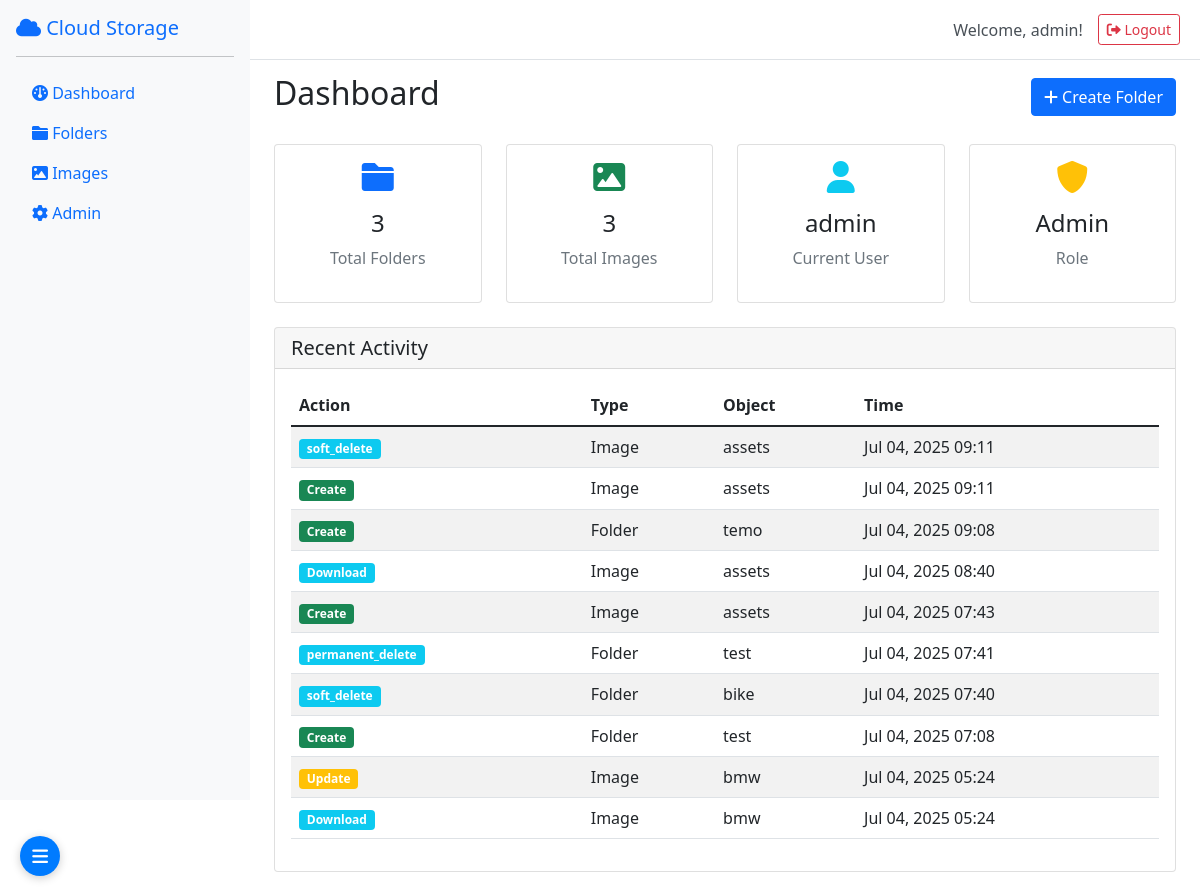
Before: / (signed in) with the older database file.
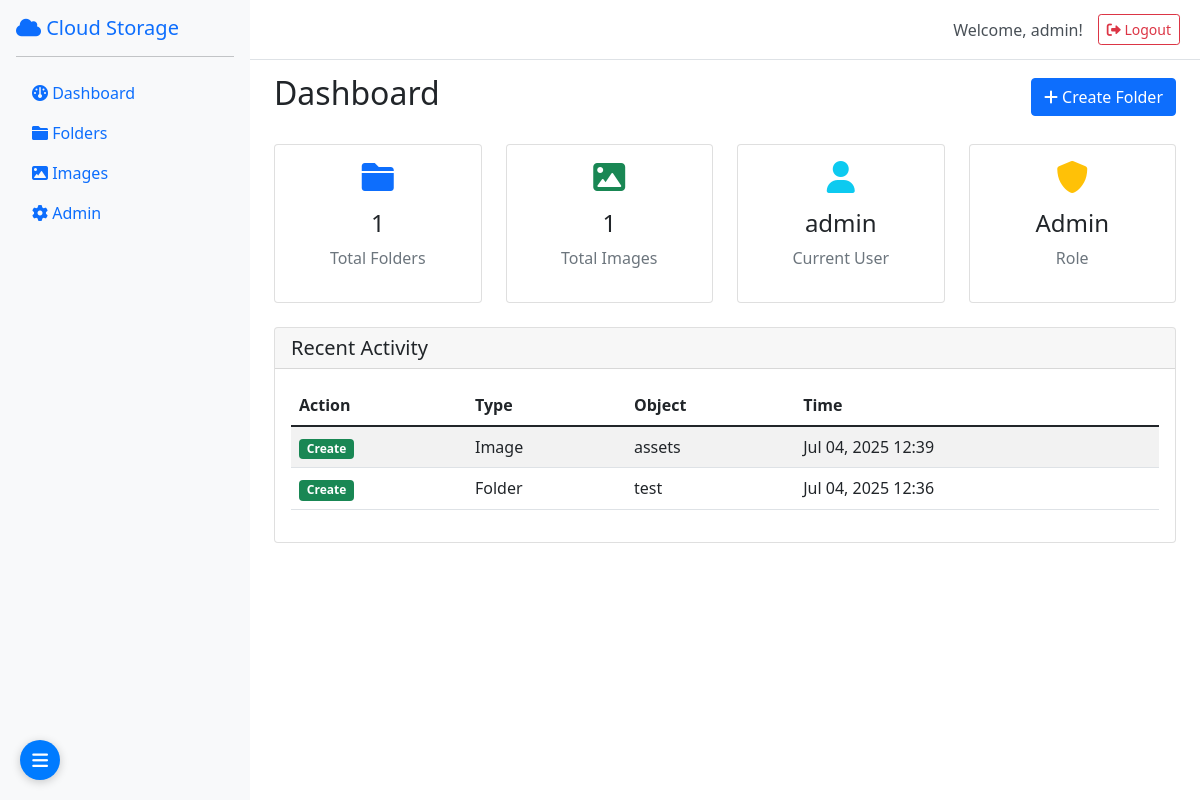
After: the same page with the newer database file.
### storage/models.py (models this page shows, shortened)
class AuditLog(models.Model):
    ACTION_CHOICES = [
        ('create', 'Create'),
        ('read', 'Read'),
        ('update', 'Update'),
        ('delete', 'Delete'),
        ('download', 'Download'),
        ('restore', 'Restore'),
    ]
    user = models.ForeignKey(User, on_delete=models.CASCADE)
    action = models.CharField(max_length=10, choices=ACTION_CHOICES)
    content_type = models.CharField(max_length=50)  # 'folder' or 'image'
    object_id = models.IntegerField()
    object_name = models.CharField(max_length=255)
    timestamp = models.DateTimeField(auto_now_add=True)
    ip_address = models.GenericIPAddressField(null=True, blank=True)
    user_agent = models.TextField(blank=True)
    class Meta:
        ordering = ['-timestamp']

### storage/views.py (the view, shortened to what this page needs)
# urls.py: path('', views.dashboard, name='dashboard'),
@login_required
def dashboard(request):
    if request.user.is_superuser:
        folders = Folder.objects.filter(is_deleted=False)
        images = Image.objects.filter(is_deleted=False)
    recent_logs = AuditLog.objects.filter(user=request.user)[:10]
    context = {
        'folders_count': folders.count(),
        'images_count': images.count(),
        'recent_logs': recent_logs,
        'user': request.user,
    }
    return render(request, 'dashboard.html', context)

### templates/dashboard.html (shortened to what this page needs)
{% extends 'base.html' %}
{% block content %}
<div class="d-flex justify-content-between align-items-center mb-4">
    <h2>Dashboard</h2>
    <div>
        <button class="btn btn-primary" data-bs-toggle="modal" data-bs-target="#createFolderModal">
            <i class="fas fa-plus"></i> Create Folder
        </button>
    </div>
</div>
<div class="row mb-4">
    <div class="col-md-6 col-lg-3">
        <div class="card text-center">
            <div class="card-body">
                <i class="fas fa-folder fa-2x text-primary mb-3"></i>
                <h4>{{ folders_count }}</h4>
                <p class="text-muted">Total Folders</p>
            </div>
        </div>
    </div>
    <div class="col-md-6 col-lg-3">
        <div class="card text-center">
            <div class="card-body">
                <i class="fas fa-image fa-2x text-success mb-3"></i>
                <h4>{{ images_count }}</h4>
                <p class="text-muted">Total Images</p>
            </div>
        </div>
    </div>
    <div class="col-md-6 col-lg-3">
        <div class="card text-center">
            <div class="card-body">
                <i class="fas fa-user fa-2x text-info mb-3"></i>
                <h4>{{ user.username }}</h4>
                <p class="text-muted">Current User</p>
            </div>
        </div>
    </div>
    <div class="col-md-6 col-lg-3">
        <div class="card text-center">
            <div class="card-body">
                <i class="fas fa-shield-alt fa-2x text-warning mb-3"></i>
                <h4>{% if user.is_superuser %}Admin{% else %}User{% endif %}</h4>
                <p class="text-muted">Role</p>
            </div>
        </div>
    </div>
</div>
<div class="card">
    <div class="card-header">
        <h5 class="mb-0">Recent Activity</h5>
    </div>
    <div class="card-body">
        {% if recent_logs %}
            <div class="table-responsive">
                <table class="table table-striped">
                    <thead>
                        <tr>
                            <th>Action</th>
                            <th>Type</th>
                            <th>Object</th>
                            <th>Time</th>
                        </tr>
                    </thead>
                    <tbody>
                        {% for log in recent_logs %}
                        <tr>
                            <td>
                                <span class="badge bg-{% if log.action == 'create' %}success{% elif log.action == 'update' %}warning{% elif log.action == 'delete' %}danger{% else %}info{% endif %}">
                                    {{ log.get_action_display }}
                                </span>
                            </td>
                            <td>{{ log.content_type|title }}</td>
                            <td>{{ log.object_name }}</td>
                            <td>{{ log.timestamp|date:"M d, Y H:i" }}</td>
                        </tr>
                        {% endfor %}
                    </tbody>
                </table>
            </div>
        {% else %}
            <p class="text-muted">No recent activity</p>
        {% endif %}
    </div>
</div>
{% endblock %}

Changed rows visible on the page:
removed AuditLog: action "soft_delete", content_type "Image", object_name "assets", timestamp "Jul 04, 2025 09:11"
removed AuditLog: action "Create", content_type "Image", object_name "assets", timestamp "Jul 04, 2025 09:11"
removed AuditLog: action "Create", content_type "Folder", object_name "temo", timestamp "Jul 04, 2025 09:08"
removed AuditLog: action "Download", content_type "Image", object_name "assets", timestamp "Jul 04, 2025 08:40"
removed AuditLog: action "Create", content_type "Image", object_name "assets", timestamp "Jul 04, 2025 07:43"
removed AuditLog: action "permanent_delete", content_type "Folder", object_name "test", timestamp "Jul 04, 2025 07:41"
removed AuditLog: action "soft_delete", content_type "Folder", object_name "bike", timestamp "Jul 04, 2025 07:40"
removed AuditLog: action "Create", content_type "Folder", object_name "test", timestamp "Jul 04, 2025 07:08"
removed AuditLog: action "Update", content_type "Image", object_name "bmw", timestamp "Jul 04, 2025 05:24"
removed AuditLog: action "Download", content_type "Image", object_name "bmw", timestamp "Jul 04, 2025 05:24"
now on this page (row edited): AuditLog: action "Create", content_type "Image", object_name "assets", timestamp "Jul 04, 2025 12:39"
now on this page (row edited): AuditLog: action "Create", content_type "Folder", object_name "test", timestamp "Jul 04, 2025 12:36"
Other visible differences:
{{ folders_count }}: "3" → "1"
{{ images_count }}: "3" → "1"
